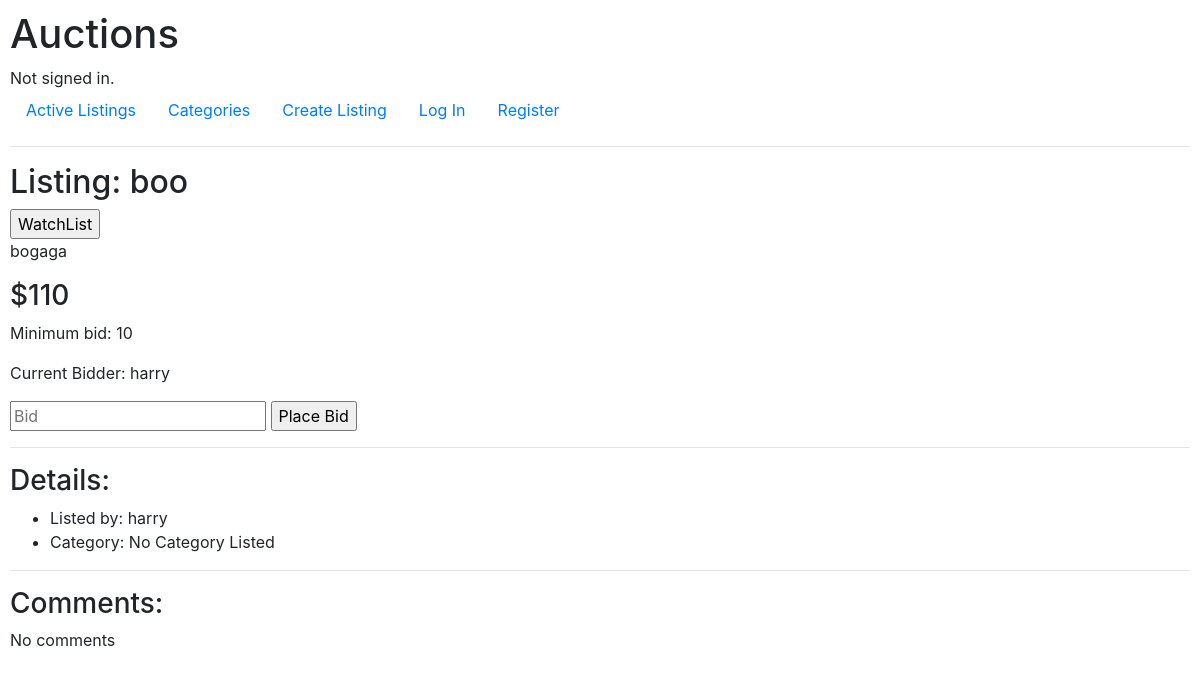
The app's page /listing/1, older data.
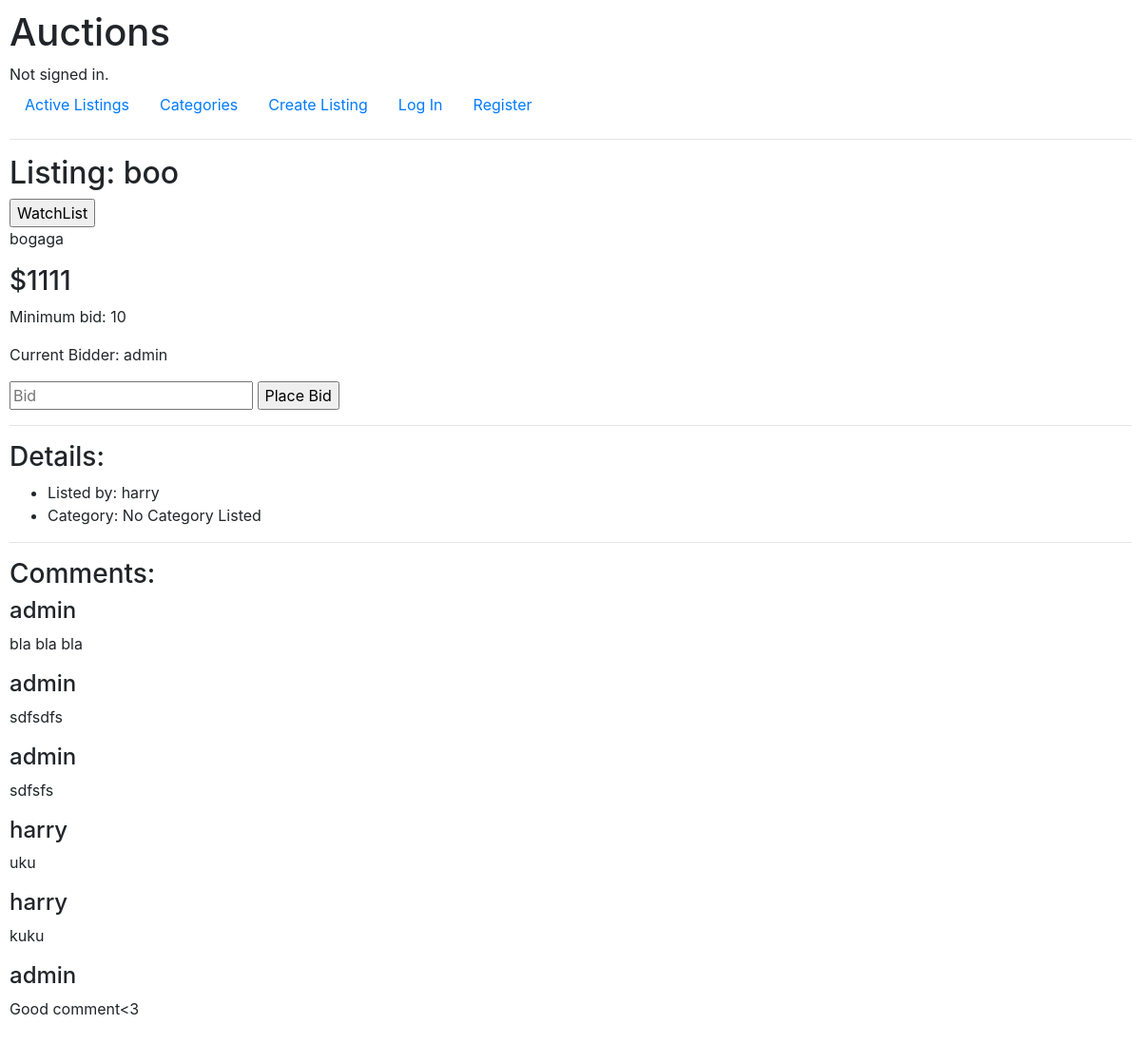
The same page, newer data.
### auctions/models.py (models this page shows)
class Listing(models.Model):
    creator = models.ForeignKey("User", on_delete=models.CASCADE, related_name="created")
    title = models.CharField(max_length=64)
    description = models.CharField(max_length=1024)
    starting_bid = models.IntegerField()
    image = models.CharField(blank=True)
    category = models.CharField(max_length=64, blank=True)
    is_active = models.BooleanField(default=True)

class Bid(models.Model):
    listing = models.ForeignKey(Listing, on_delete=models.CASCADE, related_name="bids")
    bidder = models.ForeignKey(User, on_delete=models.CASCADE, related_name="bids")
    amount = models.IntegerField()

class User(AbstractUser):
    watchlist = models.ManyToManyField("Listing", blank=True, related_name="watchlists")

class Comment(models.Model):
    user = models.ForeignKey(User, on_delete=models.CASCADE, related_name="comment")
    listing = models.ForeignKey(Listing, on_delete=models.CASCADE, related_name="comment")
    comment = models.CharField(max_length=512)

### auctions/views.py (the view)
# urls.py: path("listing/<int:listing_id>", views.listing, name="listing"),
def listing(request, listing_id):
    listing = Listing.objects.get(pk=listing_id)
    try:
        bid = listing.bids.get()
        comments = listing.comment.all()
    except:
        bid = None
        comments = None
    if request.method == "POST":
        listing.is_active = False
        listing.save()
        return HttpResponseRedirect(reverse('index'))
    else:
        return render(request, "auctions/listing.html", {
            "listing": listing,
            "creator": True if request.user == listing.creator else False,
            "winner": bid.bidder if bid else None,
            "comments": comments
        })

### auctions/templates/auctions/listing.html (shortened to what this page needs)
{% extends 'auctions/layout.html' %}
{% block body %}
    <h2>Listing: {{ listing.title }}</h2>
    {% if listing.is_active %}
        <form action="{% url 'watchlist' %}" method="post">
            <input type="submit" value="WatchList">
        </form>
    {% endif %}
    <p>{{ listing.description }}</p>
    {% if listing.is_active %}
        {% if listing.bids.get.amount %}
            <h3>${{ listing.bids.get.amount }}</h3>
        {% else %}
            <h3>Price: No Bids</h3>
        {% endif %}
        <p>Minimum bid: {{ listing.starting_bid }}</p>
        {% if listing.bids.get.bidder %}
            <p>Current Bidder: {{ listing.bids.get.bidder }}</p>
        {% else %}
            <p>Current Bidder: No Bidders</p>
        {% endif %}
        <form action="{% url 'bid' listing.id %}" method="post">
            <input type="number" name="bid" placeholder="Bid">
            <input type="submit" value="Place Bid">
        </form>
    {% endif %}
    <hr>
    <h3>Details:</h3>
    <ul>
        <li>Listed by: {{ listing.creator }}</li>
        {% if listing.category %}
            <li>Category: {{ listing.category }}
        {% else %}
            <li>Category: No Category Listed</li>
        {% endif %}
    </ul>
    <hr>
    <h3>Comments:</h3>
    {% if comments %}
        {% for comment in comments %}
            <h4>{{comment.user}}</h4>
            <p>{{ comment.comment }}</p>
        {% endfor %}
    {% else %}
        <p>No comments</p>
    {% endif %}
{% endblock %}

### auctions/templates/auctions/layout.html (shortened to what this page needs)
{% load static %}
<!DOCTYPE html>
<html lang="en">
    <head>
        <link rel="stylesheet" href="https://stackpath.bootstrapcdn.com/bootstrap/4.4.1/css/bootstrap.min.css">
        <link href="{% static 'auctions/styles.css' %}" rel="stylesheet">
    </head>
    <body>
        <h1>Auctions</h1>
        <div>
            {% if user.is_authenticated %}
                Signed in as <strong>{{ user.username }}</strong>.
            {% else %}
                Not signed in.
            {% endif %}
        </div>
        <ul class="nav">
            <li class="nav-item">
                <a class="nav-link" href="{% url 'index' %}">Active Listings</a>
            </li>
            <li class="nav-item">
                <a class="nav-link" href="{% url 'category' %}">Categories</a>
            </li>
            <li class="nav-item">
                <a class="nav-link" href="{% url 'create_listing' %}">Create Listing</a>
            {% if user.is_authenticated %}
                <li class="nav-item">
                    <a class="nav-link" href="{% url 'watchlist' %}">WatchList</a>
                </li>
                <li class="nav-item">
                    <a class="nav-link" href="{% url 'logout' %}">Log Out</a>
                </li>
            {% else %}
                <li class="nav-item">
                    <a class="nav-link" href="{% url 'login' %}">Log In</a>
                </li>
                <li class="nav-item">
                    <a class="nav-link" href="{% url 'register' %}">Register</a>
                </li>
            {% endif %}
        </ul>
        <hr>
        {% block body %}
        {% endblock %}
    </body>
</html>

### auctions/static/auctions/styles.css (style rules this page uses)
body { padding: 10px; }

Row changes from the older to the newer data that the page shows:
changed through a linked row, Listing "boo": bids.get.amount "110" → "1111"; bids.get.bidder "harry" → "admin"
added Comment: user "admin", comment "bla bla bla"
added Comment: user "admin", comment "sdfsdfs"
added Comment: user "admin", comment "sdfsfs"
added Comment: user "harry", comment "uku"
added Comment: user "harry", comment "kuku"
added Comment: user "admin", comment "Good comment<3"
Text that changed along with them:
text no longer shown: "No comments"
